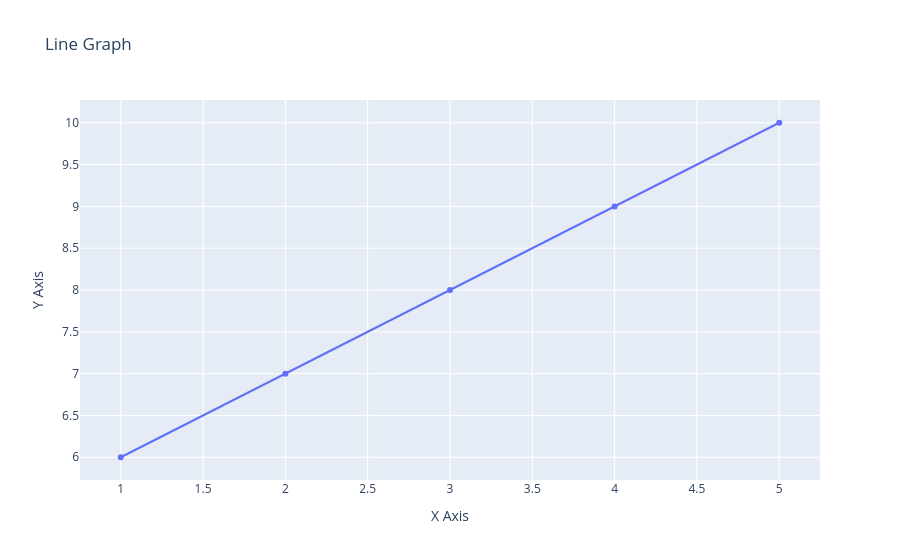

This figure's notebook cell:
### Markdown cell above
# adding titles

### Code cell
import plotly.graph_objects as go

x = [1, 2, 3, 4, 5]
y = [6, 7, 8, 9, 10]

fig = go.Figure(
    data=go.Scatter(x=x, y=y),
    layout=go.Layout(
        title='Line Graph',
        xaxis_title='X Axis',
        yaxis_title='Y Axis'
    )
)
fig.show()

### Figure 1 — Plotly figure (JSON) as saved in the notebook; plotly's stock layout.template omitted (floating-point values rounded to 4 significant figures)
{"data": [{"type": "scatter", "x": [1, 2, 3, 4, 5], "y": [6, 7, 8, 9, 10]}], "layout": {"title": {"text": "Line Graph"}, "xaxis": {"title": {"text": "X Axis"}}, "yaxis": {"title": {"text": "Y Axis"}}}}
